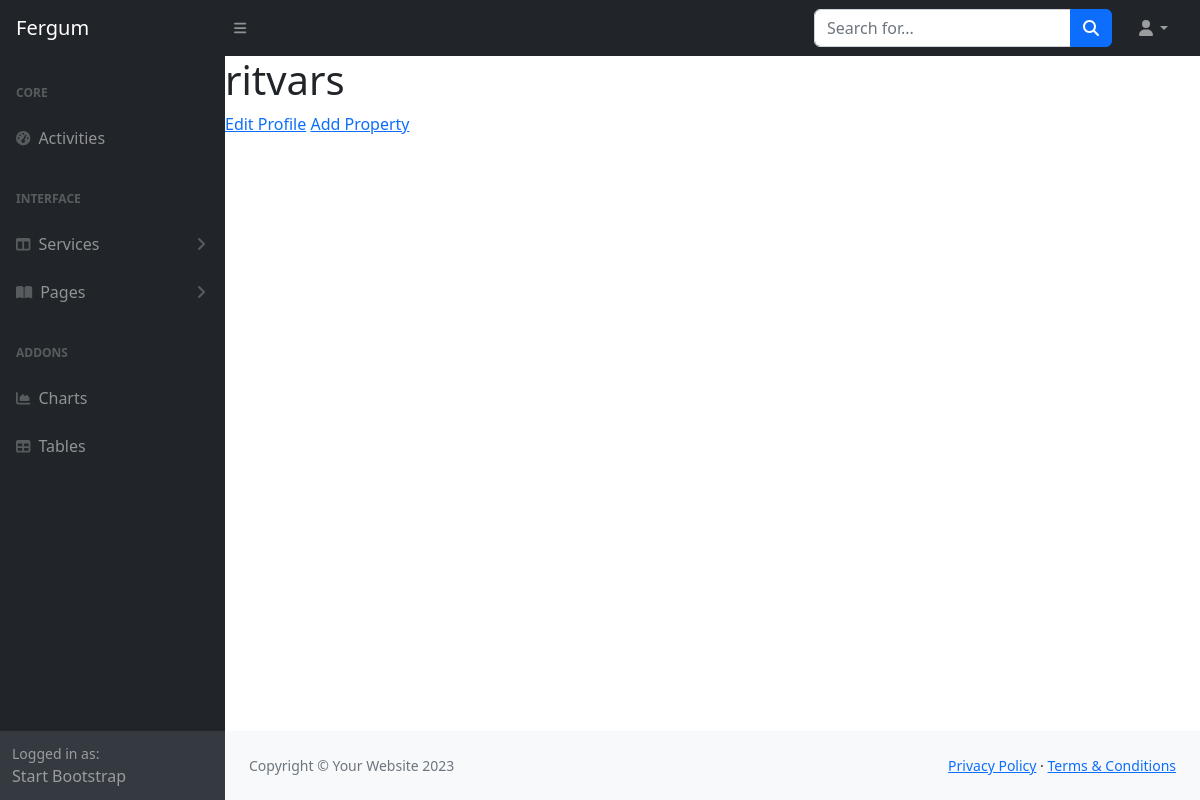
Before: /profile/ (signed in) with the older database file.
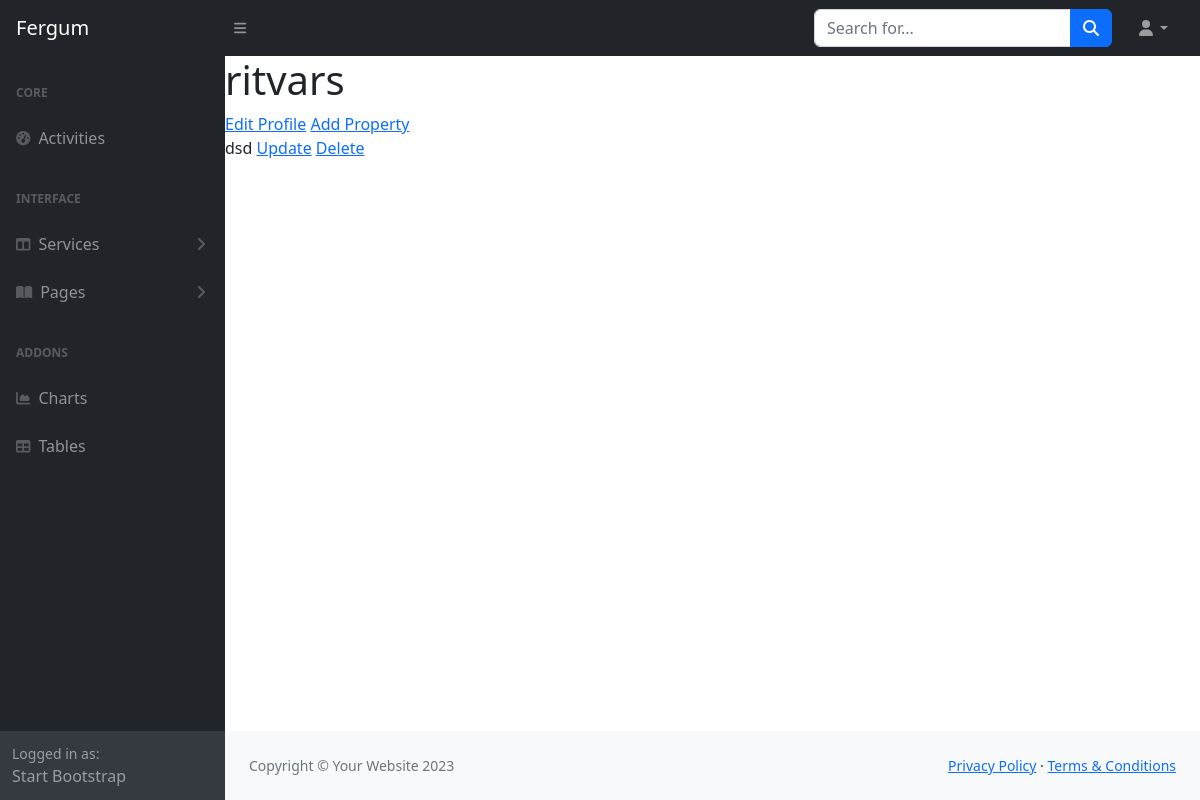
After: the same page with the newer database file.
### users/models.py (models this page shows)
class Profile (models.Model):
    user = models.OneToOneField(
        User, on_delete=models.CASCADE, blank=True, null=True)
    username = models.CharField(max_length=100, blank=True, null=True)
    name = models.CharField(max_length=100, blank=True, null=True)
    surname = models.CharField(max_length=100, blank=True, null=True)
    email = models.EmailField(max_length=500, blank=True, null=True)
    phone = models.CharField(max_length=20, blank=True, null=True)

### properties/models.py (models this page shows, shortened)
class Property(models.Model):
    id = models.UUIDField(
        primary_key=True, default=uuid.uuid4, editable=False)
    owner = models.ForeignKey(
        Profile, null=True, blank=True, on_delete=models.CASCADE)
    name = models.CharField(max_length=200, blank=True, null=True)
    city = models.CharField(max_length=200, blank=True, null=True)
    country = models.CharField(max_length=200, blank=True, null=True)
    adress = models.CharField(max_length=200, blank=True, null=True)
    latitude = models.CharField(max_length=200, blank=True, null=True)
    longitude = models.CharField(max_length=200, blank=True, null=True)

### users/views.py (the view)
# urls.py: path('profile/', views.profile, name='profile'),
def profile(request):
    profile = request.user.profile
    context = {'profile': profile, }
    return render(request, 'users/profile.html', context)

### users/templates/users/profile.html
{% extends 'main.html' %} {% block content %}
<h1>{{profile.username}}</h1>
<a href="{% url 'edit-profile' %}">Edit Profile</a>
<a href="{% url 'add-property' %}">Add Property</a>
{% for property in profile.property_set.all %}
<p>
  {{ property.name }}
  <a href="{% url 'update-property' property.id %}">Update</a>
  <a href="{% url 'delete-property' property.id %}">Delete</a>
</p>
{% endfor %} {% endblock %}

### templates/main.html (shortened to what this page needs)
{% load static %} {% load socialaccount %} {% providers_media_js %}
<!DOCTYPE html>
<html lang="en">
  <head>
    <link
      href="https://cdn.jsdelivr.net/npm/simple-datatables@7.1.2/dist/style.min.css"
      rel="stylesheet"
    />
    <link
      href="https://cdn.jsdelivr.net/npm/bootstrap@5.0.2/dist/css/bootstrap.min.css"
      rel="stylesheet"
    />
    <link href="{% static 'css/styles.css'%}" rel="stylesheet" />
  </head>
  <body class="sb-nav-fixed">
    <nav class="sb-topnav navbar navbar-expand navbar-dark bg-dark">
      <a class="navbar-brand ps-3" href="{% url 'home' %}">Fergum</a>
      <button
        class="btn btn-link btn-sm order-1 order-lg-0 me-4 me-lg-0"
        id="sidebarToggle"
        href="#!"
      >
        <i class="fas fa-bars"></i>
      </button>
      <form
        class="d-none d-md-inline-block form-inline ms-auto me-0 me-md-3 my-2 my-md-0"
      >
        <div class="input-group">
          <input
            class="form-control"
            type="text"
            placeholder="Search for..."
            aria-label="Search for..."
            aria-describedby="btnNavbarSearch"
          />
          <button class="btn btn-primary" id="btnNavbarSearch" type="button">
            <i class="fas fa-search"></i>
          </button>
        </div>
      </form>
      <ul class="navbar-nav ms-auto ms-md-0 me-3 me-lg-4">
        <li class="nav-item dropdown">
          <a
            class="nav-link dropdown-toggle"
            id="navbarDropdown"
            href="#"
            role="button"
            data-bs-toggle="dropdown"
            aria-expanded="false"
            ><i class="fas fa-user fa-fw"></i
          ></a>
        </li>
      </ul>
    </nav>
    <div id="layoutSidenav">
      <div id="layoutSidenav_nav">
        <nav class="sb-sidenav accordion sb-sidenav-dark" id="sidenavAccordion">
          <div class="sb-sidenav-menu">
            <div class="nav">
              <div class="sb-sidenav-menu-heading">Core</div>
              <a class="nav-link" href="index.html">
                <div class="sb-nav-link-icon">
                  <i class="fas fa-tachometer-alt"></i>
                </div>
                Activities
              </a>
              <div class="sb-sidenav-menu-heading">Interface</div>
              <a
                class="nav-link collapsed"
                href="#"
                data-bs-toggle="collapse"
                data-bs-target="#collapseLayouts"
                aria-expanded="false"
                aria-controls="collapseLayouts"
              >
                <div class="sb-nav-link-icon">
                  <i class="fas fa-columns"></i>
                </div>
                Services
                <div class="sb-sidenav-collapse-arrow">
                  <i class="fas fa-angle-down"></i>
                </div>
              </a>
              <a
                class="nav-link collapsed"
                href="#"
                data-bs-toggle="collapse"
                data-bs-target="#collapsePages"
                aria-expanded="false"
                aria-controls="collapsePages"
              >
                <div class="sb-nav-link-icon">
                  <i class="fas fa-book-open"></i>
                </div>
                Pages
                <div class="sb-sidenav-collapse-arrow">
                  <i class="fas fa-angle-down"></i>
                </div>
              </a>
              <div class="sb-sidenav-menu-heading">Addons</div>
              <a class="nav-link" href="charts.html">
                <div class="sb-nav-link-icon">
                  <i class="fas fa-chart-area"></i>
                </div>
                Charts
              </a>
              <a class="nav-link" href="tables.html">
                <div class="sb-nav-link-icon"><i class="fas fa-table"></i></div>
                Tables
              </a>
            </div>
          </div>
          <div class="sb-sidenav-footer">
            <div class="small">Logged in as:</div>
            Start Bootstrap
          </div>
        </nav>
      </div>
      <div id="layoutSidenav_content">
        <main>{% block content %} {% endblock%}</main>
        <footer class="py-4 bg-light mt-auto">
          <div class="container-fluid px-4">
            <div
              class="d-flex align-items-center justify-content-between small"
            >
              <div class="text-muted">Copyright &copy; Your Website 2023</div>
              <div>
                <a href="#">Privacy Policy</a>
                &middot;
                <a href="#">Terms &amp; Conditions</a>
              </div>
            </div>
          </div>
        </footer>
      </div>
    </div>
  </body>
</html>

Changed rows visible on the page:
added Property: name "dsd"
